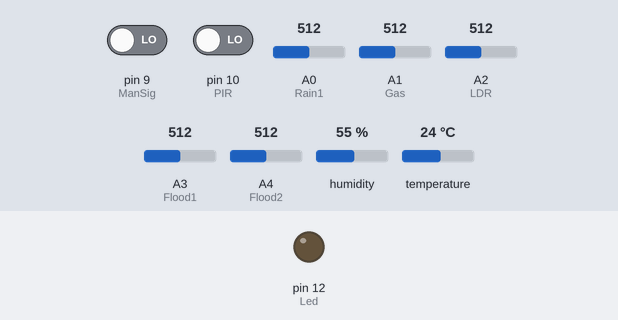
This sketch was run on a simulated Arduino Uno, built with avr-gcc and run on an emulated ATmega328P. On the bench: output pins drawn as LEDs (lit = HIGH). Inputs (shaded band) come from the test bench; at power-on: A0 (Rain1) = 512, pin 9 (ManSig) LOW, pin 10 (PIR) LOW, A1 (Gas) = 512, A2 (LDR) = 512, A3 (Flood1) = 512, A4 (Flood2) = 512, humidity 55 %, temperature 24 °C.

Above: at 1.2 s.
1.3 s: A0 (Rain1) set to 891
2.8 s: A0 (Rain1) set to 912
At 4.0 s:
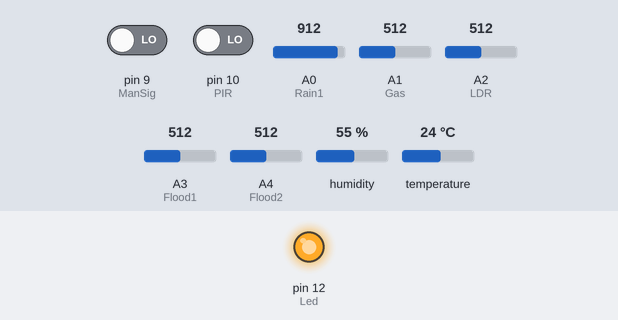
6.8 s: A0 (Rain1) set to 890
At 7.1 s:
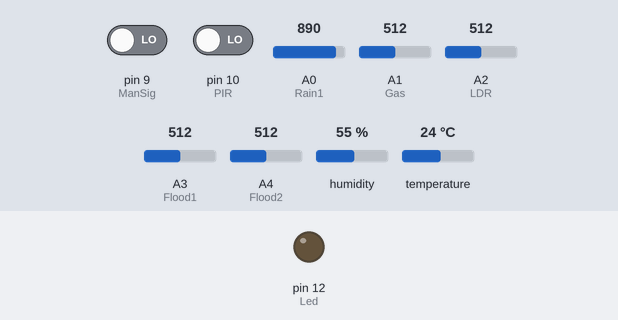
8.3 s: A0 (Rain1) set to 910
At 9.4 s:
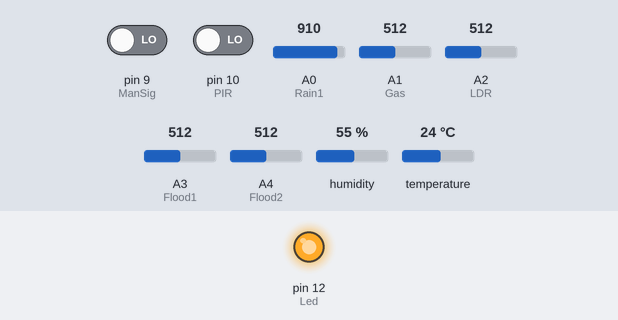
Timing chart, 0 to 10.8 s (numbered marks = the images above; inputs shaded):
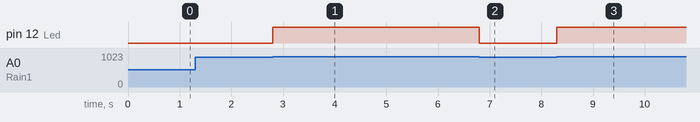

The sketch:

Arduino_Side.ino
```cpp
#include <dht.h>

dht DHT;

const int Rain1=A0;
const int Led=12;
const int Gas=A1;
const int Temp=11;
const int LDR=A2;
const int PIR=10;
const int Flood1=A3;
const int Flood2=A4;
const int ManSig=9;

int PIRVal=0;
int LDRVal=0;
int TempVal=0;
int HumidityVal=0;
int Rain1Val=0;
int GasVal=0;
int RainBool=0;
int FloodVal=0;
int ManSigVal=0;

void setup() {
  Serial.begin(9600);
  pinMode(Led,OUTPUT);
  pinMode(Rain1,INPUT);
  pinMode(Gas,INPUT);
  pinMode(LDR,INPUT);
  pinMode(PIRVal,INPUT);
  pinMode(Flood1,INPUT);
  pinMode(Flood2,INPUT);
  pinMode(ManSig,INPUT);
  DHT.read11(Temp);
}

void loop() {

  // put your main code here, to run repeatedly:
  if(Serial.available()){
    String Read=Serial.readString();
    if(Read=="dta" || true){
      DHT.read11(Temp);
      ReadSenVals();
      Serial.println("<"+String(LDRVal)+","+String(TempVal)+","+String(HumidityVal)+","+String(Rain1Val)+","+String(GasVal)+","+String(PIRVal)+","+String(RainBool)+","+String(FloodVal)+","+String(ManSigVal)+">");
    }
    if(Read=="LON"){
      DigSwitch(Led,true);
    }
    if(Read=="LOF"){
      DigSwitch(Led,false);
    }
  }
  ReadSenVals();
  //Serial.println(Rain1Val);
  if(Rain1Val<900){
    DigSwitch(Led,true);
    RainBool=1;
    //Serial.println("Error rain");
  }
  else{
    DigSwitch(Led,false);
    RainBool=0;
  }
}

void ReadSenVals(){
  Rain1Val=analogRead(Rain1);
  GasVal=analogRead(Gas);
  TempVal=DHT.temperature;
  HumidityVal=DHT.humidity;
  LDRVal=analogRead(LDR);
  PIRVal=digitalRead(PIR);
  ManSigVal=digitalRead(ManSig);
  FloodVal=getFloodVal();
}

void DigSwitch(int pin,bool state){
  if(state){
    digitalWrite(pin,0);
  }
  else{
    digitalWrite(pin,1);
  }
}

int getFloodVal(){
  int TempF1=analogRead(Flood1);
  int TempF2=analogRead(Flood2);
  //Serial.println(String(TempF2)+":"+String(TempF1));
  if(TempF1<900 && TempF2<900){
    //Serial.print("Flood alert :");
    //Serial.print(TempF1);
    //Serial.println(TempF2);
    return 1;
  }
  return 0;
}
```

Measured:
- the behaviour switches between 899 and 900 on A0 (Rain1) (found by bisection; images 0 and 1)
- after the input at 1.3 s, every drawn part: stays the same
- after the input at 2.8 s, pin 12 (Led): LOW → HIGH at once
- after the input at 6.8 s, pin 12 (Led): HIGH → LOW at once
- after the input at 8.3 s, pin 12 (Led): LOW → HIGH at once
